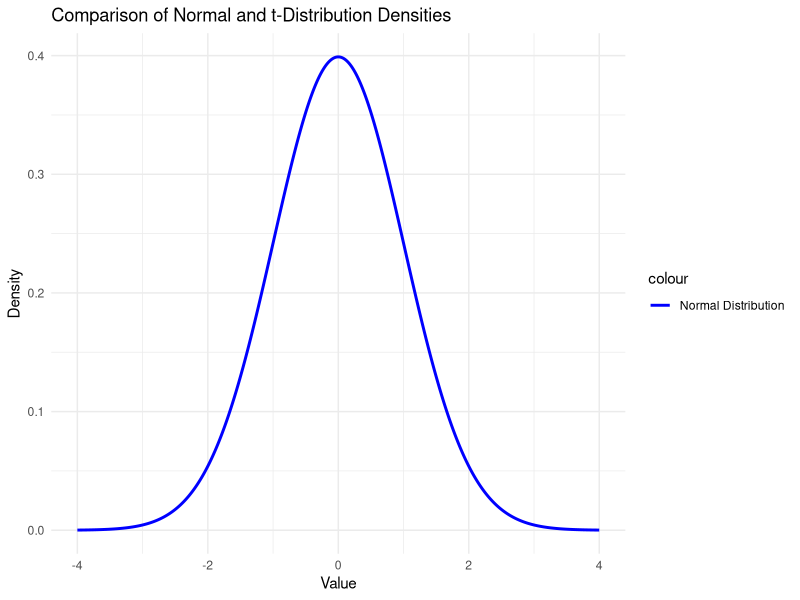

The R source for this figure:
# =====================================================================
# Risk Analytics Assignment - Part 1(e)
# Assessing Compare the tails of the densities of the t-distribution and the normal distribution.
# =====================================================================

# Function to install and load packages
install_and_load <- function(package_name) {
  if (!require(package_name, character.only = TRUE)) {
    install.packages(package_name, dependencies = TRUE)
    library(package_name, character.only = TRUE)
  }
}

# List of required packages
packages <- c("ggplot2")

# Install and load each package
sapply(packages, install_and_load)
# Define the range for the x-axis
x_values <- seq(-4, 4, by = 0.01)

# Calculate the density of the normal and t-distributions
normal_density <- dnorm(x_values, mean = 0, sd = 1)
#t_density <- dt(x_values, df = fit_t$estimate["df"])  # Use the estimated df from the fitted t-distribution

# Create a data frame for ggplot
density_data <- data.frame(
  x = x_values,
  Normal = normal_density
  #T_Distribution = t_density
)

# Plot the densities
ggplot(density_data, aes(x = x)) +
  geom_line(aes(y = Normal, color = "Normal Distribution"), size = 1) +
  #geom_line(aes(y = T_Distribution, color = "t-Distribution"), size = 1) +
  labs(title = "Comparison of Normal and t-Distribution Densities",
       x = "Value",
       y = "Density") +
  scale_color_manual(values = c("blue", "red")) +
  theme_minimal()
